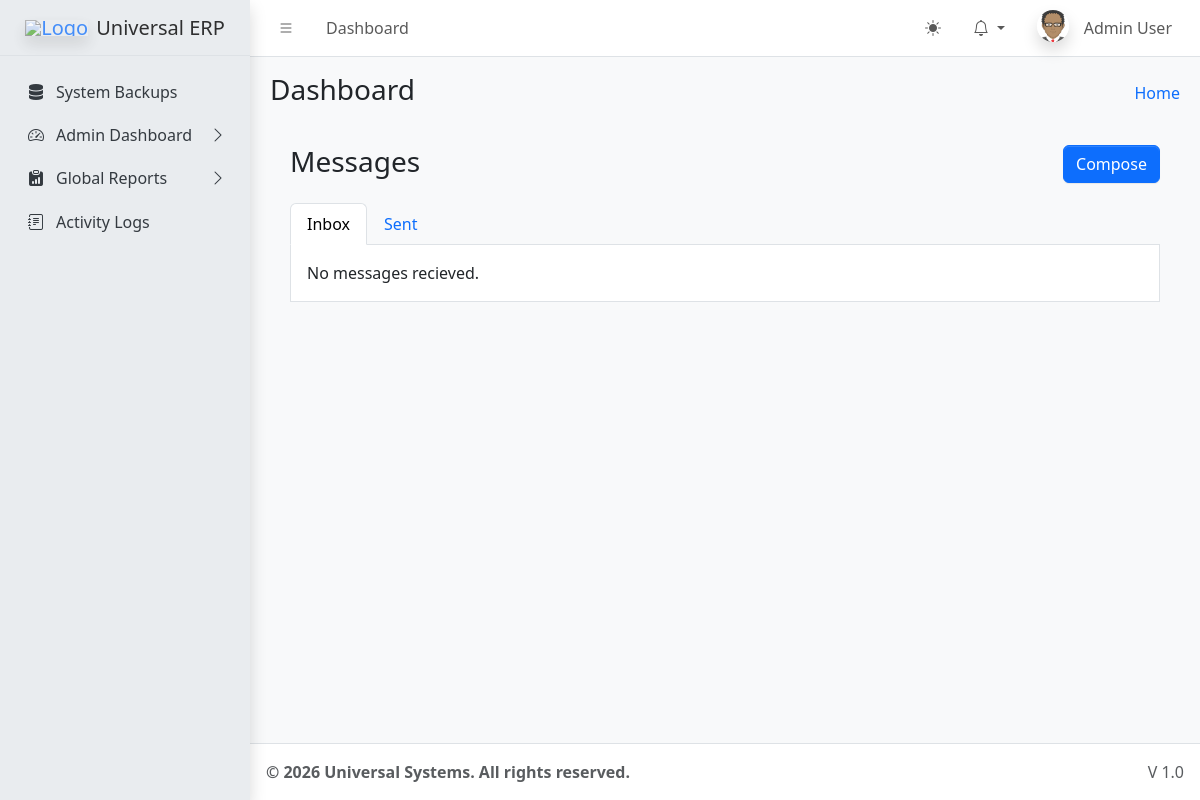
The app's page /dashboards/communication/messages.php (signed in) with its own data.
### tables this page shows
CREATE TABLE `sys_pages` (
  `id` int(11) NOT NULL,
  `parent_id` int(11) DEFAULT 0,
  `page_name` varchar(100) NOT NULL,
  `page_url` varchar(255) DEFAULT '#',
  `icon_class` varchar(50) DEFAULT 'bi bi-circle',
  `sort_order` int(11) DEFAULT 0
);

### dashboards/communication/messages.php (the view, shortened to what this page needs)
<?php
require_once '../../core/db.php';
require_once '../../includes/header.php';
require_once '../../includes/sidebar.php';
$user_id = $_SESSION['user_id'];
$inbox = $pdo->prepare("
    SELECT m.*, u.name as sender_name
    FROM messages m
    JOIN users u ON m.sender_id = u.id
    WHERE m.receiver_id = ?
    ORDER BY m.created_at DESC
");
$inbox->execute([$user_id]);
$messages = $inbox->fetchAll();
?>
<div class="app-content-header">
    <div class="container-fluid">
        <div class="row">
            <div class="col-sm-6"><h3>Messages</h3></div>
            <div class="col-sm-6 text-end">
                <button class="btn btn-primary" data-bs-toggle="modal" data-bs-target="#composeModal">Compose</button>
            </div>
        </div>
    </div>
</div>
<div class="app-content">
    <div class="container-fluid">
        <ul class="nav nav-tabs" id="msgTabs" role="tablist">
            <li class="nav-item"><a class="nav-link active" data-bs-toggle="tab" href="#inbox">Inbox</a></li>
            <li class="nav-item"><a class="nav-link" data-bs-toggle="tab" href="#sent">Sent</a></li>
        </ul>
        <div class="tab-content p-3 border border-top-0 bg-white">
            <div class="tab-pane fade show active" id="inbox">
                <div class="list-group">
                    <?php if(empty($messages)) echo "No messages recieved."; ?>
                </div>
            </div>
        </div>
    </div>
</div>
<?php require_once '../../includes/footer.php'; ?>

### includes/sidebar.php (shortened to what this page needs)
<aside class="app-sidebar bg-body-secondary shadow">
    <div class="sidebar-brand">
        <a href="<?= BASE_URL ?>index.php" class="brand-link">
            <img src="<?= $settings['system_logo'] ?>" alt="Logo" class="brand-image opacity-75 shadow">
            <span class="brand-text fw-light"><?= $settings['system_name'] ?></span>
        </a>
    </div>
    <div class="sidebar-wrapper">
        <nav class="mt-2">
            <ul class="nav sidebar-menu flex-column" data-lte-toggle="treeview" role="menu" data-accordion="false">
                <?php
                function buildMenu($pdo, $parentId = 0, $userRole, $currentUrl)
                {
                    $sql = "
                        SELECT p.* FROM sys_pages p
                        JOIN role_access ra ON p.id = ra.page_id
                        WHERE p.parent_id = ? AND ra.role_key = ?
                        ORDER BY p.sort_order ASC
                    ";
                    $stmt = $pdo->prepare($sql);
                    $stmt->execute([$parentId, $userRole]);
                    $items = $stmt->fetchAll();
                    foreach ($items as $item) {
                        $childStmt = $pdo->prepare("SELECT COUNT(*) FROM sys_pages WHERE parent_id = ?");
                        $childStmt->execute([$item['id']]);
                        $hasChildren = $childStmt->fetchColumn() > 0;
                        $isActive = (strpos($currentUrl, $item['page_url']) !== false && $item['page_url'] !== '#');
                        $menuOpen = $isActive ? 'menu-open' : '';
                        $activeClass = $isActive ? 'active' : '';
                        echo '<li class="nav-item ' . $menuOpen . '">';
                        echo '<a href="' . ($hasChildren ? '#' : BASE_URL . $item['page_url']) . '" class="nav-link ' . $activeClass . '">';
                        echo '<i class="nav-icon ' . $item['icon_class'] . '"></i>';
                        echo '<p>' . htmlspecialchars($item['page_name']);
                        echo '</p></a>';
                        if ($hasChildren) {
                            buildMenu($pdo, $item['id'], $userRole, $currentUrl);
                        }
                        echo '</li>';
                    }
                }
                $cur = substr($_SERVER['SCRIPT_NAME'], strlen('/universal/'));
                buildMenu($pdo, 0, $_SESSION['role'], $cur);
                ?>
            </ul>
        </nav>
    </div>
</aside>

### records on screen
sys_pages: page_name "System Backups"
sys_pages: page_name "Admin Dashboard"
sys_pages: page_name "Global Reports"
sys_pages: page_name "Activity Logs"

### other values on screen
$pageTitle "Dashboard"
$_SESSION['name'] "Admin User"
$settings['system_name'] "Universal ERP"
$settings['footer_text'] "© 2026 Universal Systems. All rights reserved."
